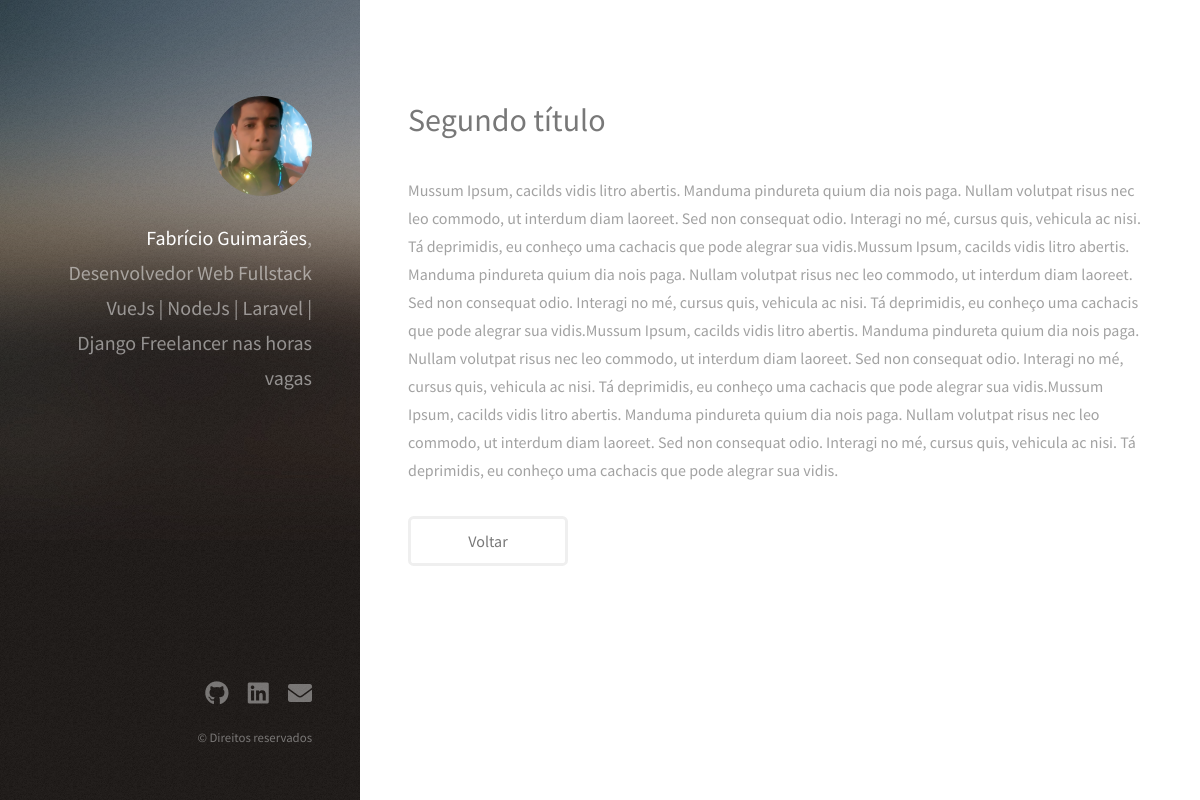
/post/6, run on the app's committed database.
### website/models.py (models this page shows, shortened)
class Post(models.Model):
    title = models.CharField(max_length=100)
    subtitle = models.CharField(max_length=200)
    content = models.TextField()
    categories = models.CharField(
        max_length=2,
        choices=Categorias.choices,
        default=Categorias.GR,
    )
    deleted = models.BooleanField(default=False)
    imagem = models.ImageField(upload_to='posts', null=True, blank=True)
    def full_name(self):
        return self.title + self.subtitle
    full_name.admin_order_field = 'title'

### website/views.py (the view)
# urls.py: path('post/<int:id>', post_detail, name='post_detail'),
def post_detail(request, id):
    post = Post.objects.get(id=id)
    return render(request, 'post_detail.html', {'post': post } )

### website/templates/post_detail.html (shortened to what this page needs)
{%  load static %}
<!DOCTYPE HTML>
<html>
	<head>
		<link rel="stylesheet" href="{% static 'assets/css/main.css' %}" />
	</head>
	<body class="is-preload">
			<header id="header">
				<div class="inner">
					<a href="#" class="image avatar"><img src="{% static 'images/fsg.jpg' %}" alt="" /></a>
					<h1><strong>Fabrício Guimarães</strong>,<br /> Desenvolvedor Web Fullstack<br />
					VueJs | NodeJs | Laravel | Django<br />
					Freelancer nas horas vagas</h1>
				</div>
			</header>
			<div id="main">
					<section id="one">
						<header class="major">
							<h2>{{ post.title }}<br />
							</h2>
						</header>
						<p>{{ post.content }}</p>
						<ul class="actions">
							<li><a href="{% url 'hello' %}" class="button">Voltar</a></li>
						</ul>
					</section>
			</div>
			<footer id="footer">
				<div class="inner">
					<ul class="icons">
						<li><a href="https://github.com/Fabricio-Guima" class="icon brands fa-github"><span class="label">Github</span></a></li>
						<li><a href="https://www.linkedin.com/in/fabrícioguimarães" class="icon brands fa-linkedin"><span class="label">Github</span></a></li>
						<li><a href="#" class="icon solid fa-envelope"><span class="label">Email</span></a></li>
					</ul>
					<ul class="copyright">
						<li>&copy; Direitos reservados</li>
					</ul>
				</div>
			</footer>
	</body>
</html>

### data on the page
Post: title "Segundo título", content "Mussum Ipsum, cacilds vidis litro abertis. Manduma pindureta quium dia nois paga. Nullam volutpat risus nec leo commodo, ut interdum diam laoreet. Sed non consequat odio. Interagi no mé, cursus quis, vehicula ac nisi. Tá deprimidis, eu conheço uma cachacis que pode alegrar sua vidis.Mussum Ipsum, cacilds vidis litro abertis. Manduma pindureta quium dia nois paga. Nullam volutpat risus nec leo commodo, ut interdum diam laoreet. Sed non consequat odio. Interagi no mé, cursus quis, vehicula ac nisi. Tá deprimidis, eu conheço uma cachacis que pode alegrar sua vidis.Mussum Ipsum, cacilds vidis litro abertis. Manduma pindureta quium dia nois paga. Nullam volutpat risus nec leo commodo, ut…"
